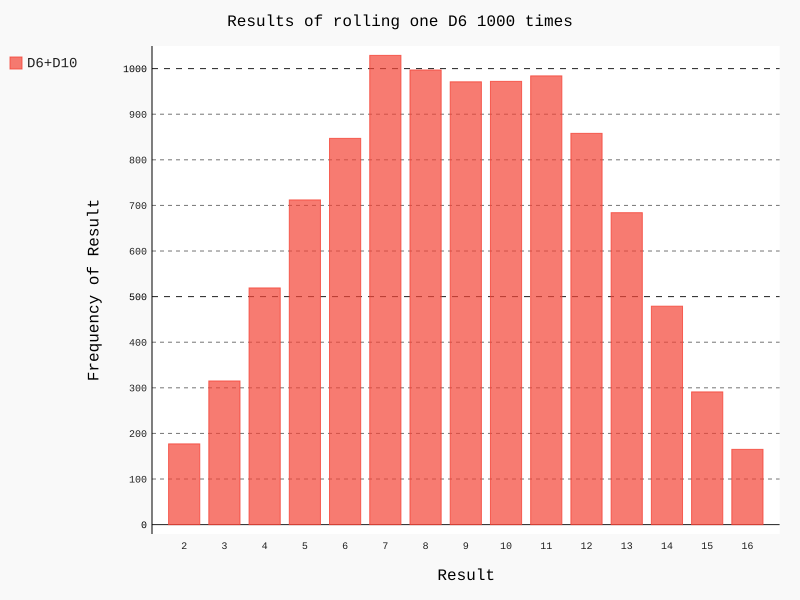

Python code for this plot:
import pygal

from die import Die

die_1 = Die()
die_2 = Die(10)

results = []
for roll_num in range(10000):
    result = die_1.roll() + die_2.roll()
    results.append(result)

# 分析结果
frequencies = []
max_result = die_1.num_sides + die_2.num_sides
for value in range(2, max_result+1):
    frequency = results.count(value)
    frequencies.append(frequency)

#print(frequencies)

# 对结果进行可视化
hist = pygal.Bar()

hist.title = "Results of rolling one D6 1000 times"
hist.x_labels = ['2', '3', '4', '5', '6', '7', '8', '9', '10', '11', '12', '13', '14', '15', '16']
hist.x_title = "Result"
hist.y_title = "Frequency of Result"

hist.add('D6+D10', frequencies)
hist.render_to_file('die_visual.svg')
